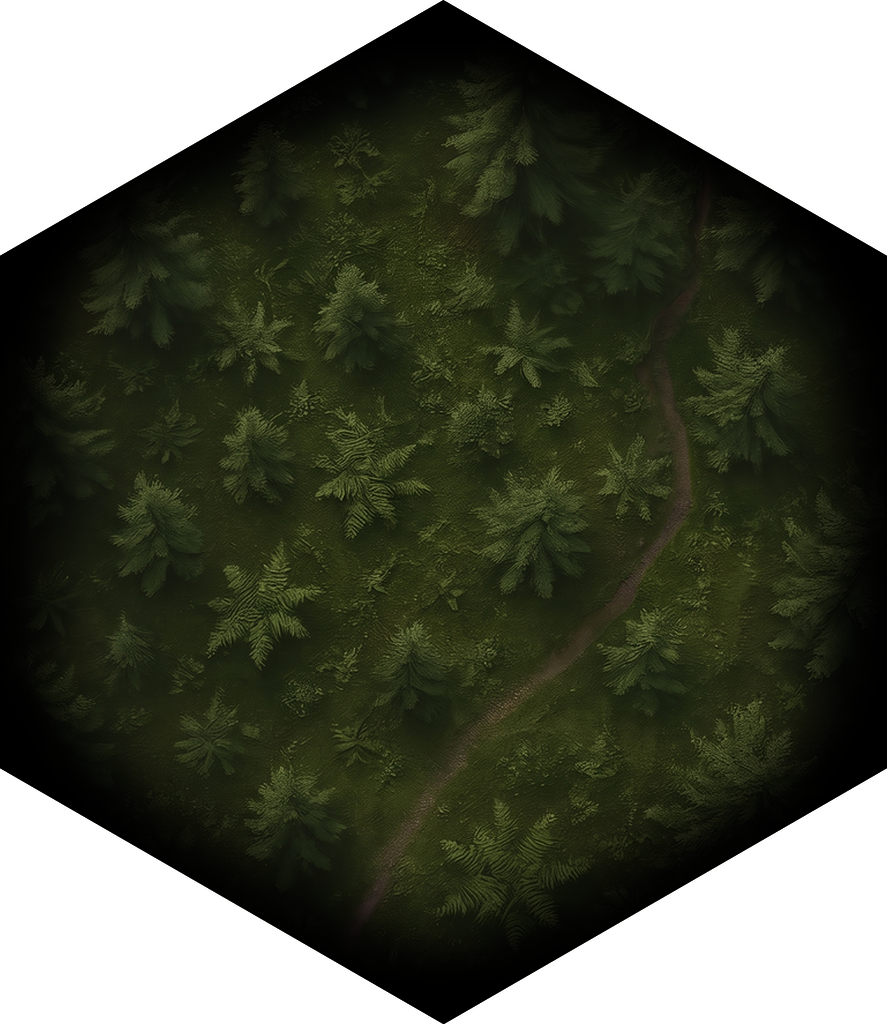
#> input picture imgs/hexs/Hex Bosque.png, 887 x 1024 px; its folder holds only this picture in this run
$ python hex_mask.py
#> lines starting #> are read from the running program, lines starting #| are printed output that depends on the picture; after the words box and inside, x2 and y2 are one past the last pixel; in counts of white or black regions, pixels touching at a corner belong together
"""
Applies a perfect flat-top hexagon mask + dark border to an image.
Flat-top = flat edges at top and bottom, vertices on left and right.

Output size: TARGET_W x TARGET_H (1024 x 887) — exact flat-top hex proportions (2 : sqrt(3)).
The hex fills the entire image with no wasted transparent space on any side.
Uses 4x supersampling for smooth antialiased edges.

Usage:
    py scripts/hex_mask.py <image.png>         # overwrites in place
    py scripts/hex_mask.py <image.png> <out>   # saves to different file
    py scripts/hex_mask.py                     # runs on all Hex *.png in imgs/hexs/
"""
import sys
import math
import glob
import os
from PIL import Image, ImageDraw, ImageChops, ImageOps, ImageFilter

BORDER_WIDTH = 65       # pixels of dark border inset from hex edge
TARGET_W     = 1024
TARGET_H     = round(TARGET_W * math.sqrt(3) / 2)   # 887 — exact flat-top hex height

def make_hex_mask(w, h, r, scale):
    W, H = w * scale, h * scale
    CX, CY = W / 2, H / 2
    R = r * scale
    # Flat-top: vertices at left/right, start angle 0 degrees
    verts = [
        (CX + R * math.cos(math.radians(60 * i)),
         CY + R * math.sin(math.radians(60 * i)))
        for i in range(6)
    ]
    m = Image.new('L', (W, H), 0)
    ImageDraw.Draw(m).polygon(verts, fill=255)
    return m.resize((w, h), Image.LANCZOS)

def apply_hex_mask(input_path, output_path=None):
#> called with input_path = 'imgs/hexs/Hex Bosque.png'
    if output_path is None:
        output_path = input_path

    img = Image.open(input_path).convert('RGBA')
#> img is the input picture: PIL image 887x1024 RGBA; mean R, G, B, A 23.9, 27.4, 13, 191.4
    src_w, src_h = img.size
#> src_w = 887; src_h = 1024

    # Scale to TARGET_W, then center-crop height to TARGET_H
    scale_factor = TARGET_W / src_w
#> scale_factor = 1.15
    scaled_h = round(src_h * scale_factor)
#> scaled_h = 1182
    img = img.resize((TARGET_W, scaled_h), Image.LANCZOS)
#> img: PIL image 1024x1182 RGBA

    if scaled_h > TARGET_H:
        top = (scaled_h - TARGET_H) // 2
#> top = 147
        img = img.crop((0, top, TARGET_W, top + TARGET_H))
#> img: PIL image 1024x887 RGBA
    elif scaled_h < TARGET_H:
        padded = Image.new('RGBA', (TARGET_W, TARGET_H), (0, 0, 0, 0))
        padded.paste(img, (0, (TARGET_H - scaled_h) // 2))
        img = padded

    w, h = TARGET_W, TARGET_H
    r = TARGET_W / 2   # circumradius — hex fills the image exactly (vertices touch left/right)

    scale = 4

    # Outer hex mask (clip shape)
    mask_outer = make_hex_mask(w, h, r, scale)
#> in make_hex_mask, `m = Image.new('L', (W, H), 0)`: m: PIL image 4096x3548 L; every value is 0
#> in make_hex_mask, `ImageDraw.Draw(m).polygon(verts, fill=255)`:
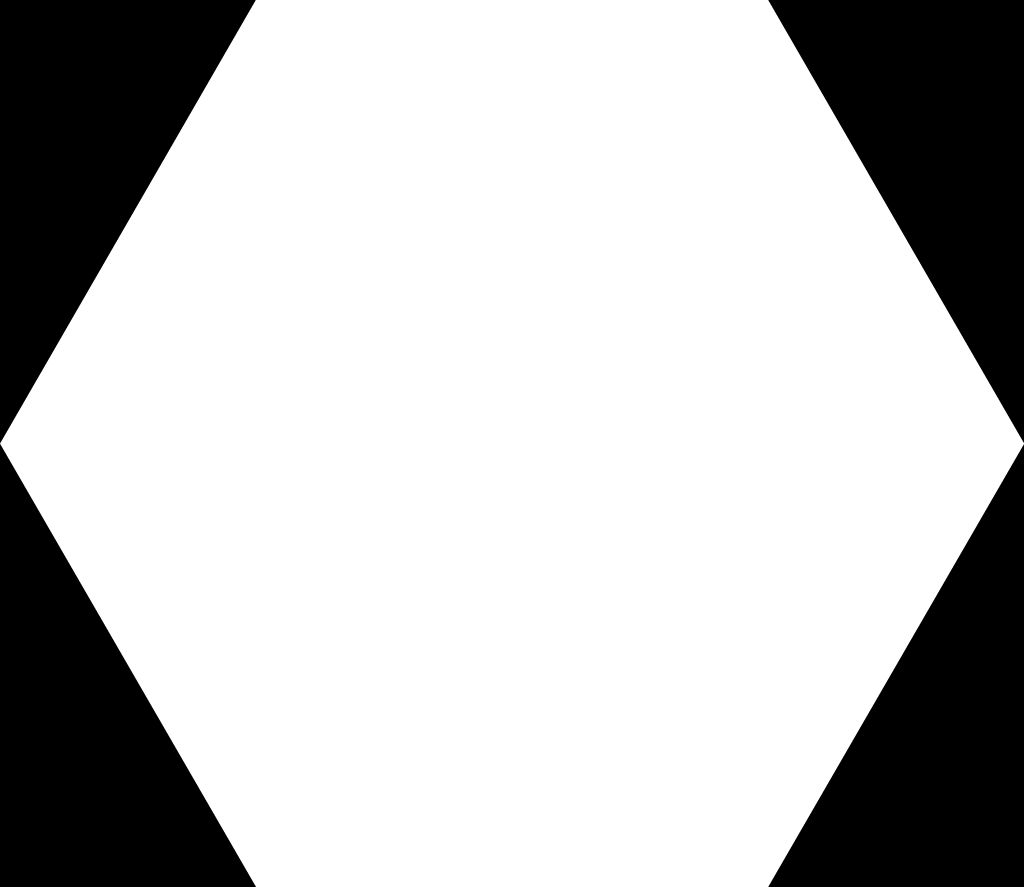
#> m: PIL image 4096x3548 L (shown at 1/4 size); 75% white; 4 black regions, box (x1, y1, x2, y2) and area: (0, 1775, 1024, 3548) 908288, (0, 0, 1023, 1774) 907913, (3073, 0, 4096, 1772) 907026, (3073, 1777, 4096, 3548) 906515

    # Inner hex mask (defines where border starts)
    mask_inner = make_hex_mask(w, h, r - BORDER_WIDTH, scale)
#> in make_hex_mask (call 2), `ImageDraw.Draw(m).polygon(verts, fill=255)`: m: PIL image 4096x3548 L; 57.2% white; 1 black region, box (x1, y1, x2, y2) and area: (0, 0, 4096, 3548) 6220799

    # Blur inner mask to create soft gradient toward the edge
    mask_inner_soft = mask_inner.filter(ImageFilter.GaussianBlur(radius=BORDER_WIDTH // 2))

    # Border alpha = inside hex AND NOT inside inner soft zone
    border_alpha = ImageChops.multiply(mask_outer, ImageOps.invert(mask_inner_soft))
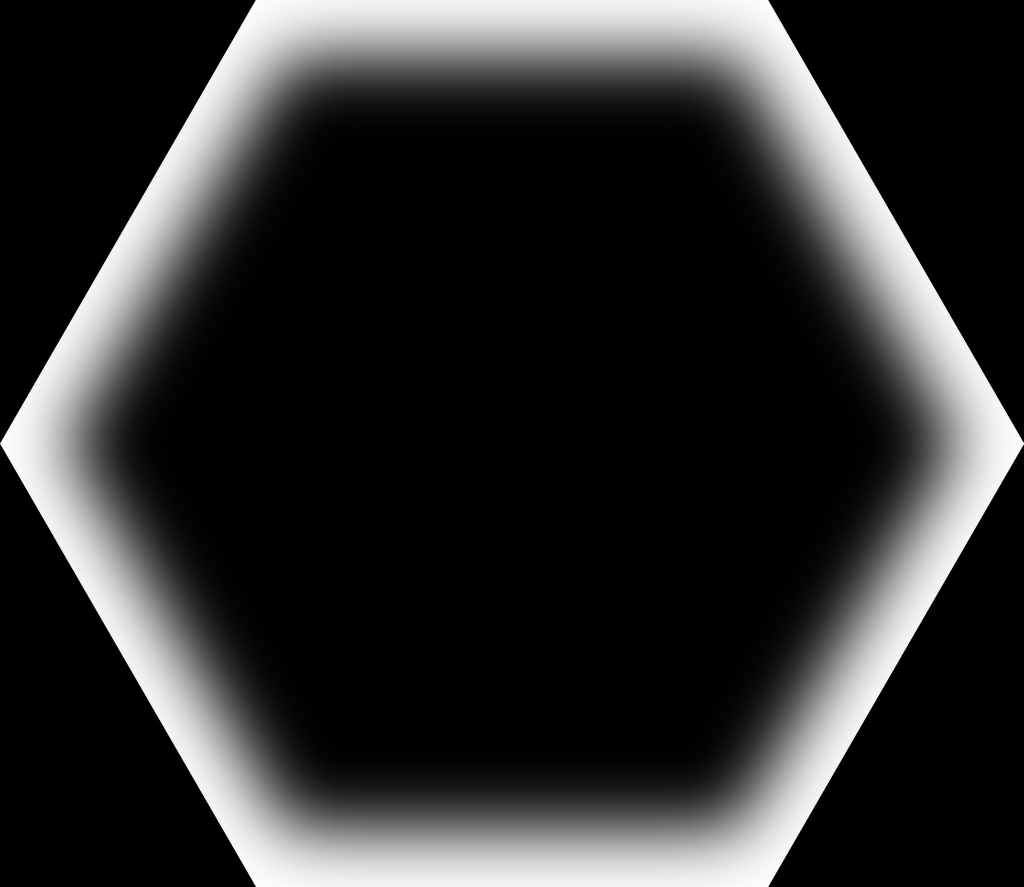
#> border_alpha: PIL image 1024x887 L; min 0, max 253, mean 45.8

    # Apply hex shape as alpha
    img.putalpha(mask_outer)

    # Build black border overlay and composite on top
    border_overlay = Image.new('RGBA', (w, h), (0, 0, 0, 0))
#> border_overlay: PIL image 1024x887 RGBA; every value is 0
    border_overlay.putalpha(border_alpha)
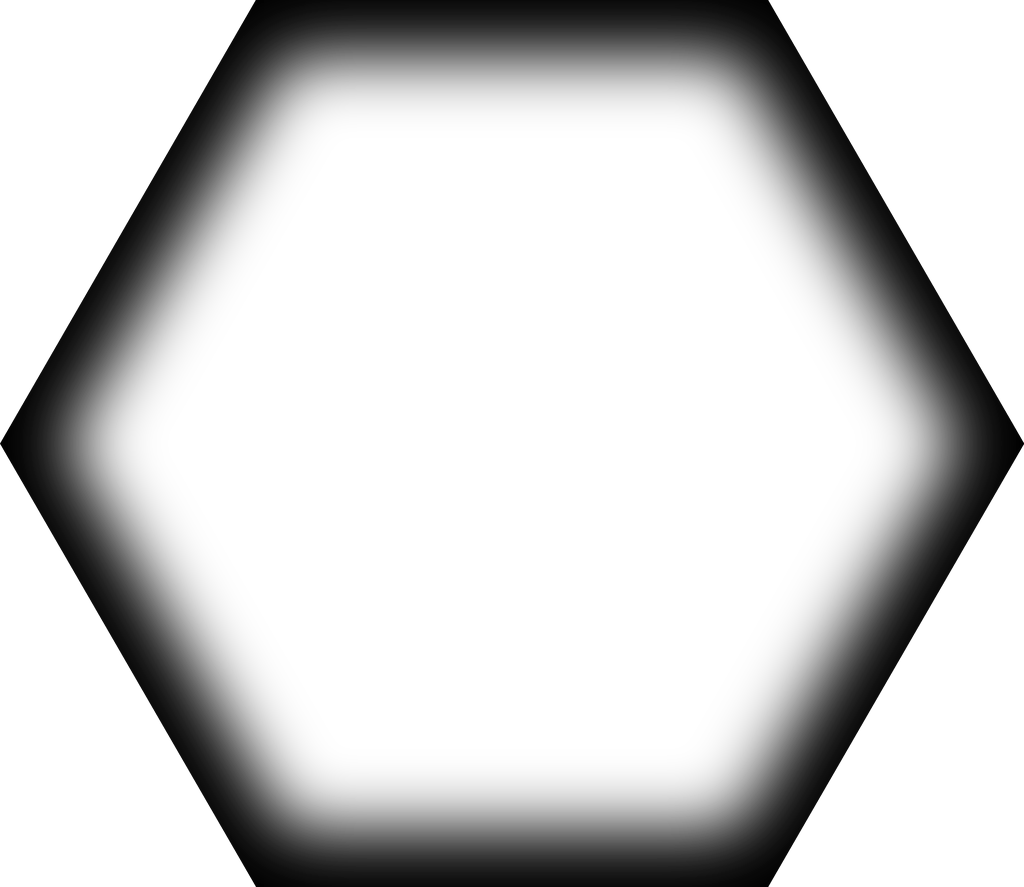
#> border_overlay: PIL image 1024x887 RGBA; mean R, G, B, A 0, 0, 0, 45.8; transparent parts drawn white
    result = Image.alpha_composite(img, border_overlay)
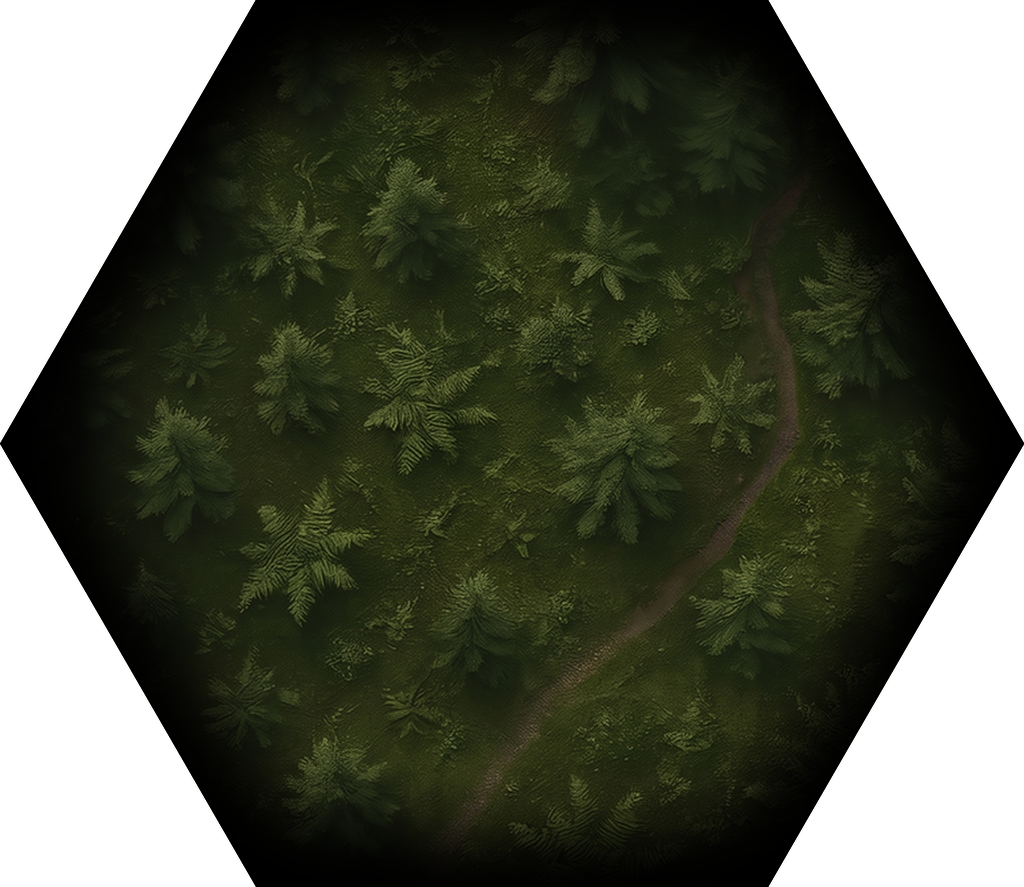
#> result: PIL image 1024x887 RGBA; mean R, G, B, A 24.4, 28, 13.1, 191.4; transparent parts drawn white

    result.save(output_path, 'PNG', optimize=True, compress_level=9)
    print(f'  OK: {os.path.basename(output_path)} {w}x{h}')

if __name__ == '__main__':
    if len(sys.argv) >= 2:
        apply_hex_mask(sys.argv[1], sys.argv[2] if len(sys.argv) >= 3 else None)
    else:
        # Default: all Hex *.png in imgs/hexs/ relative to project root
        project_root = os.path.dirname(os.path.dirname(os.path.abspath(__file__)))
        folder = os.path.join(project_root, 'imgs', 'hexs')
        images = glob.glob(os.path.join(folder, 'Hex *.png'))
        print(f'Processing {len(images)} images in {folder}...')
        for path in sorted(images):
            apply_hex_mask(path)
        print('Done.')

$ run again, on imgs/hexs/Hex Negro.png
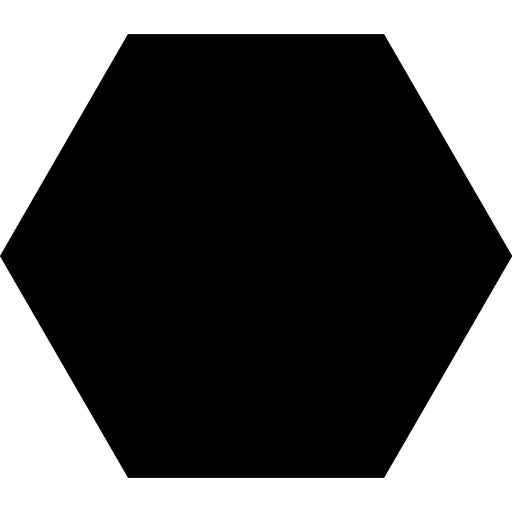
#> input picture imgs/hexs/Hex Negro.png, 1024 x 1024 px (shown at 1/2 size)
#> in apply_hex_mask, img is the input picture: PIL image 1024x1024 RGBA; mean R, G, B, A 0, 0, 0, 165.9
#> in apply_hex_mask, `img = img.crop((0, top, TARGET_W, top + TARGET_H))`:
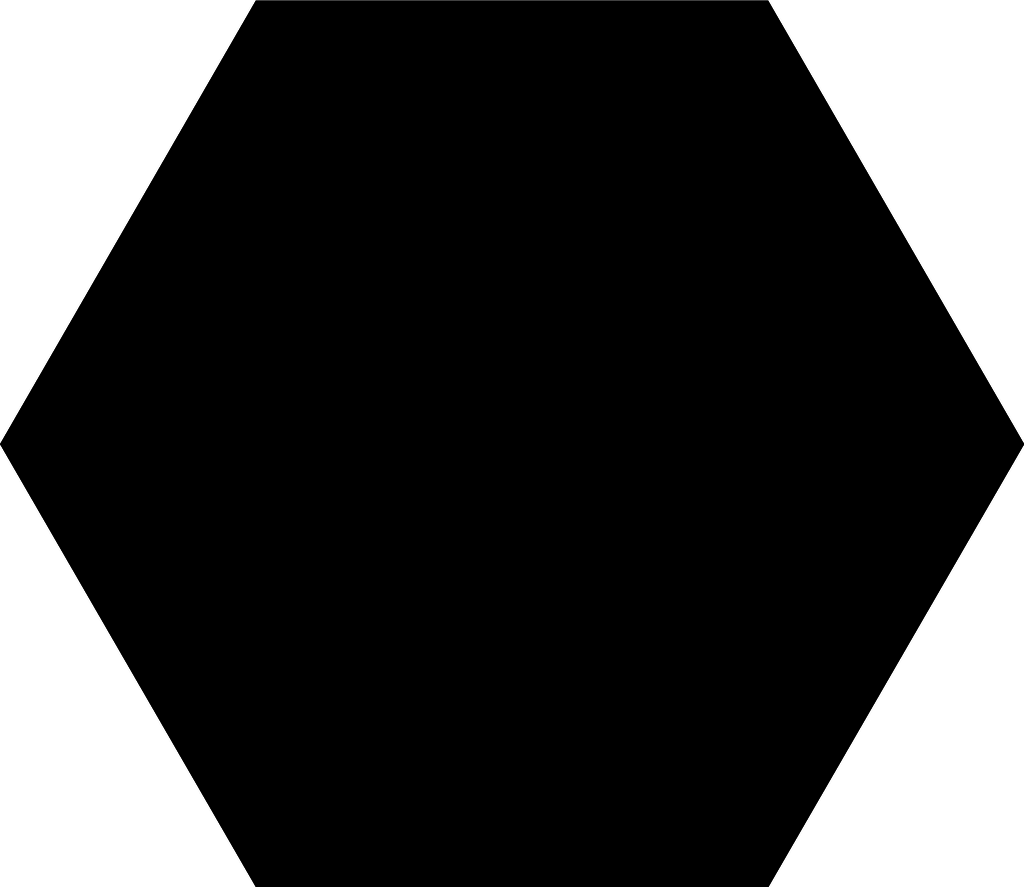
#> img: PIL image 1024x887 RGBA; mean R, G, B, A 0, 0, 0, 191.4; transparent parts drawn white

$ run again, on imgs/hexs/Hex Rio.png
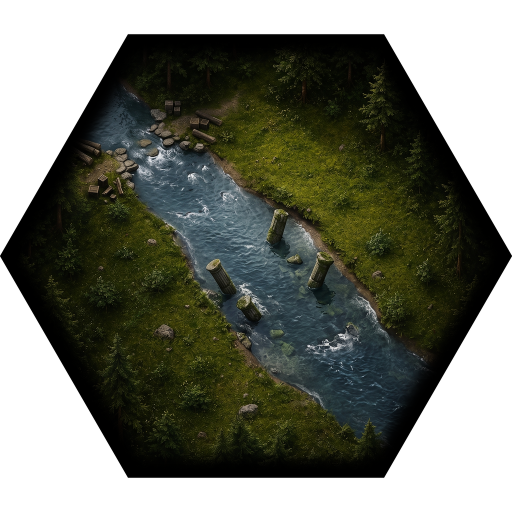
#> input picture imgs/hexs/Hex Rio.png, 1024 x 1024 px (shown at 1/2 size)
#> in apply_hex_mask, img is the input picture: PIL image 1024x1024 RGBA; mean R, G, B, A 24.4, 27.1, 16.7, 165.7
#> in apply_hex_mask, `img = img.crop((0, top, TARGET_W, top + TARGET_H))`:
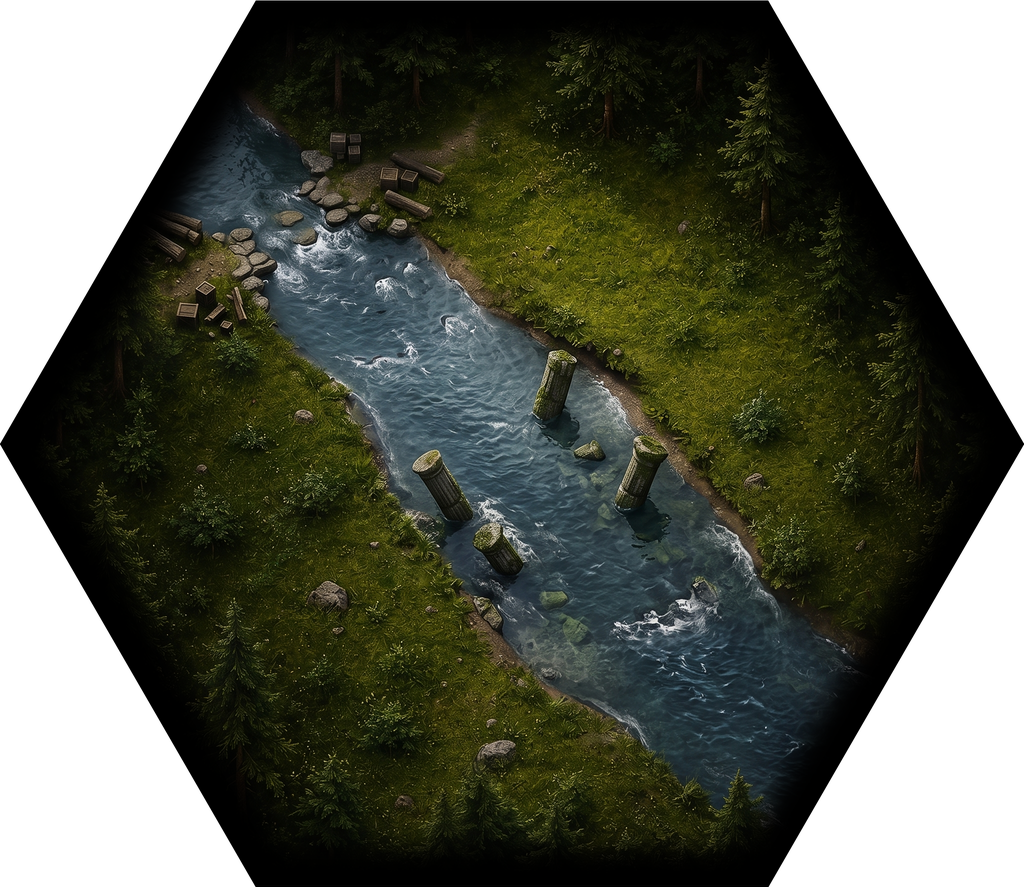
#> img: PIL image 1024x887 RGBA; mean R, G, B, A 28.2, 31.3, 19.3, 191.3; transparent parts drawn white

$ run again, on imgs/hexs/Hex Campamento.png
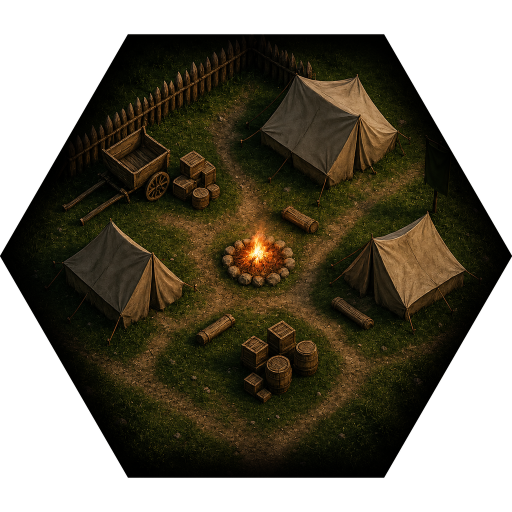
#> input picture imgs/hexs/Hex Campamento.png, 1024 x 1024 px (shown at 1/2 size)
#> in apply_hex_mask, img is the input picture: PIL image 1024x1024 RGBA; mean R, G, B, A 28.2, 22.9, 9.5, 165.8
#> in apply_hex_mask, `img = img.crop((0, top, TARGET_W, top + TARGET_H))`:
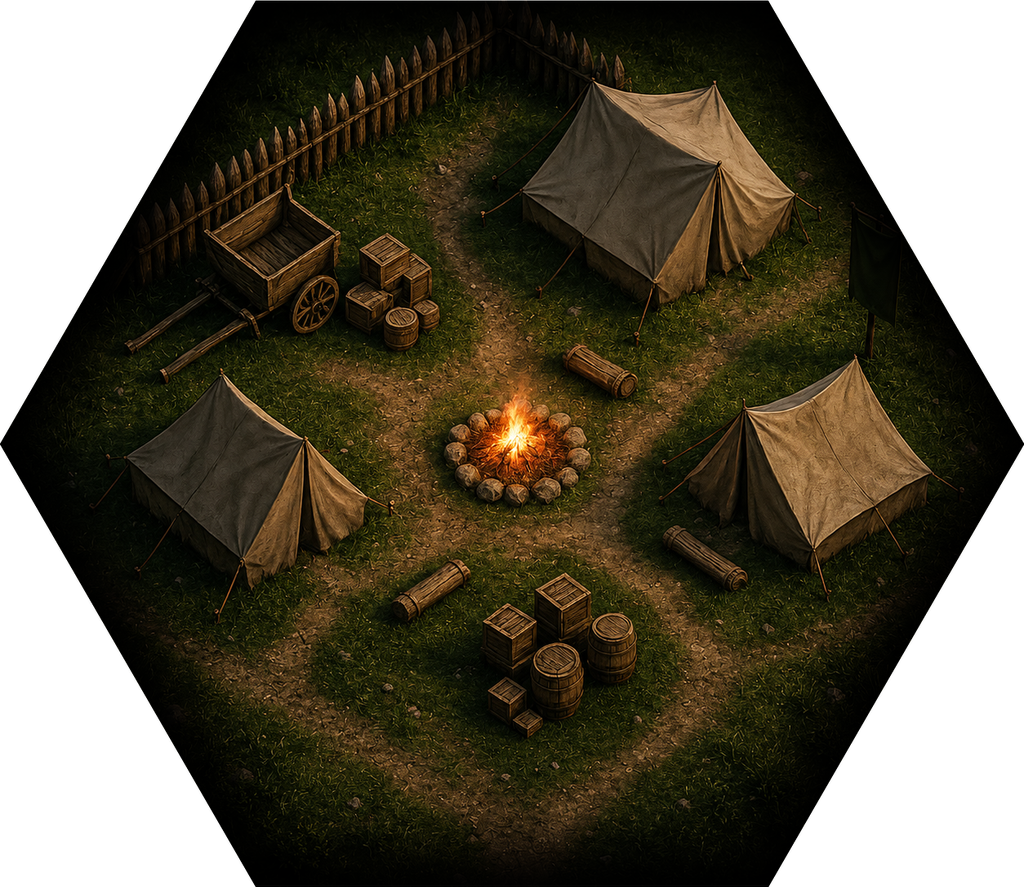
#> img: PIL image 1024x887 RGBA; mean R, G, B, A 32.5, 26.4, 11, 191.3; transparent parts drawn white
